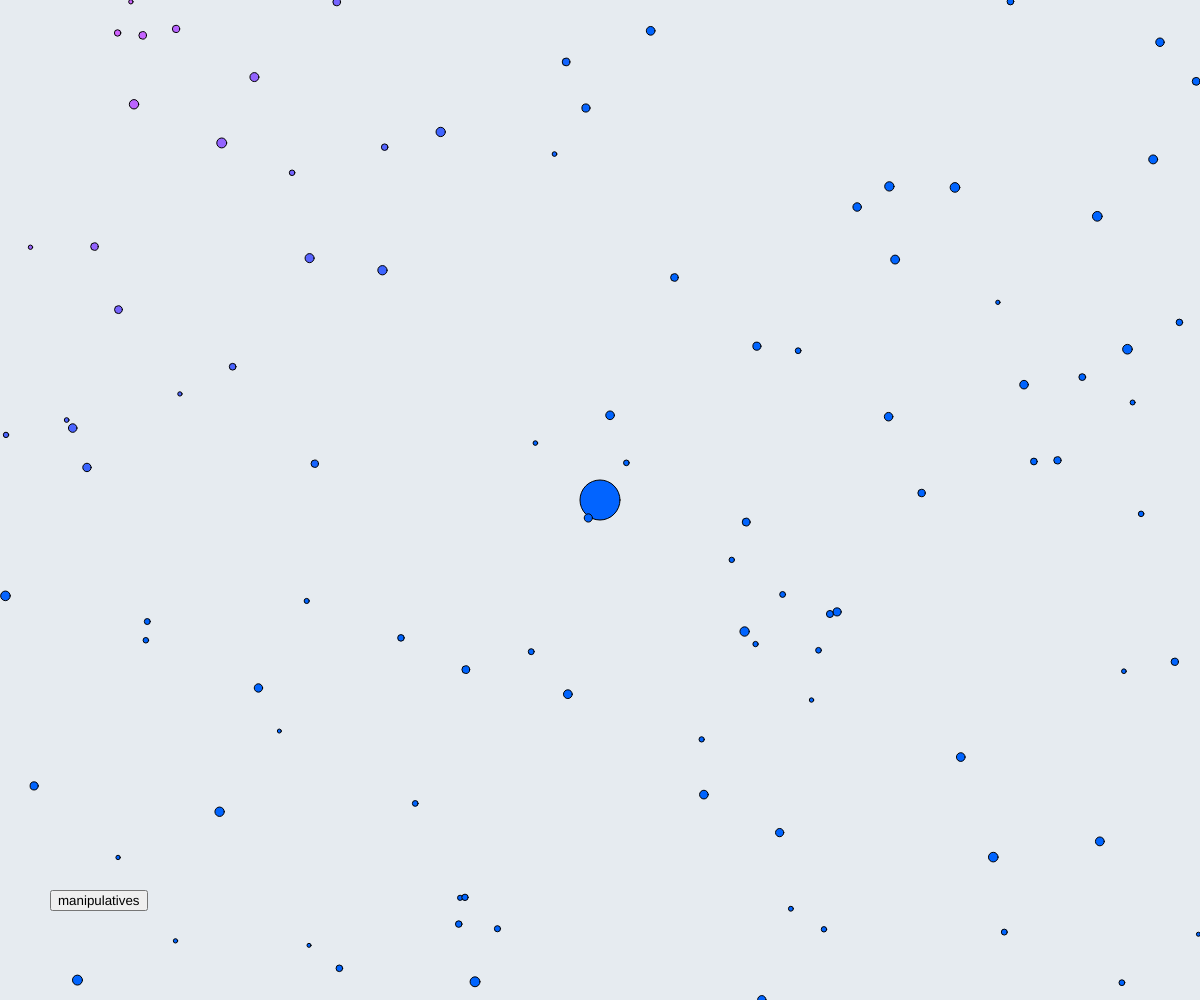
Frame 1 (no input)
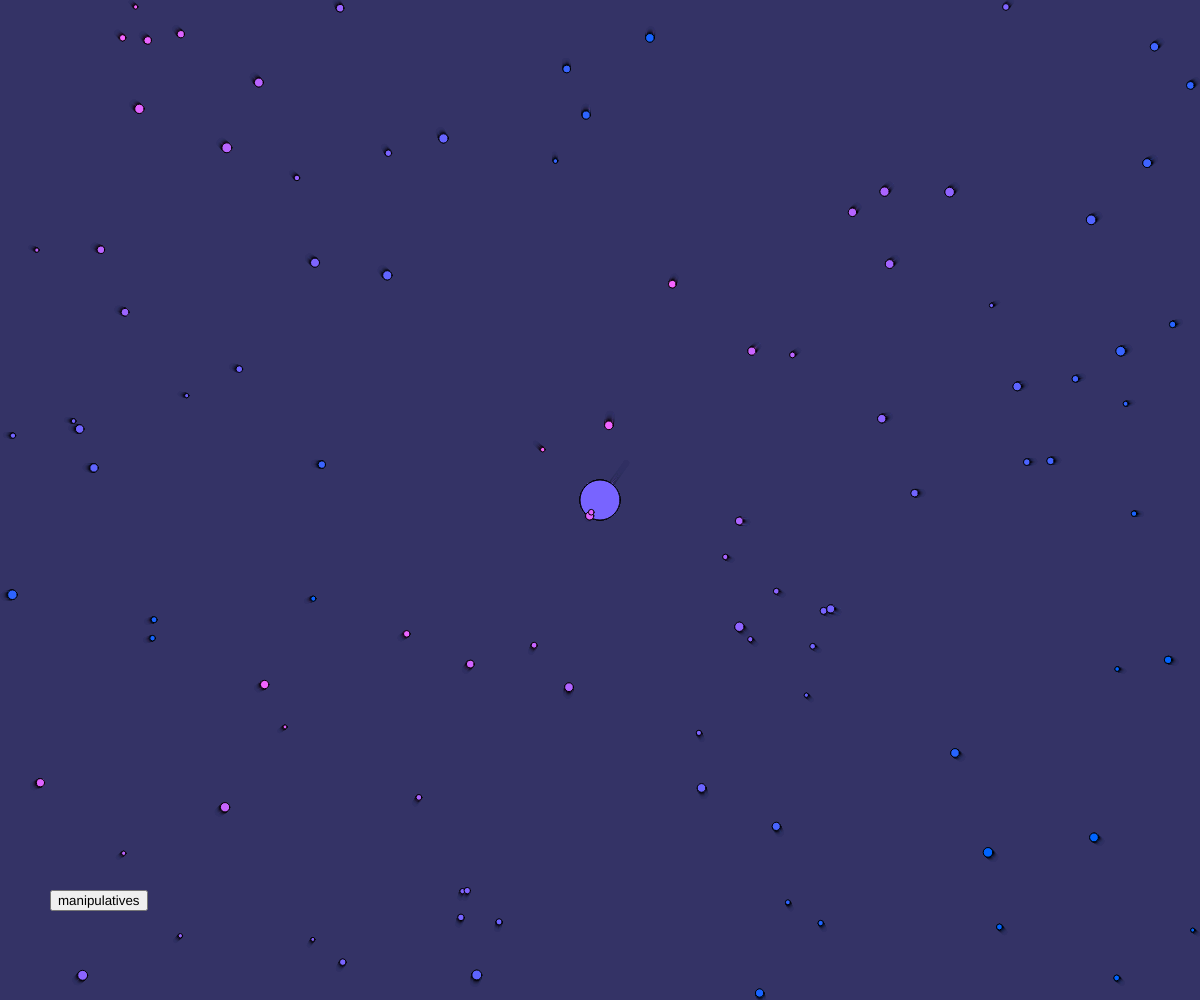
Frame 60 (no input)
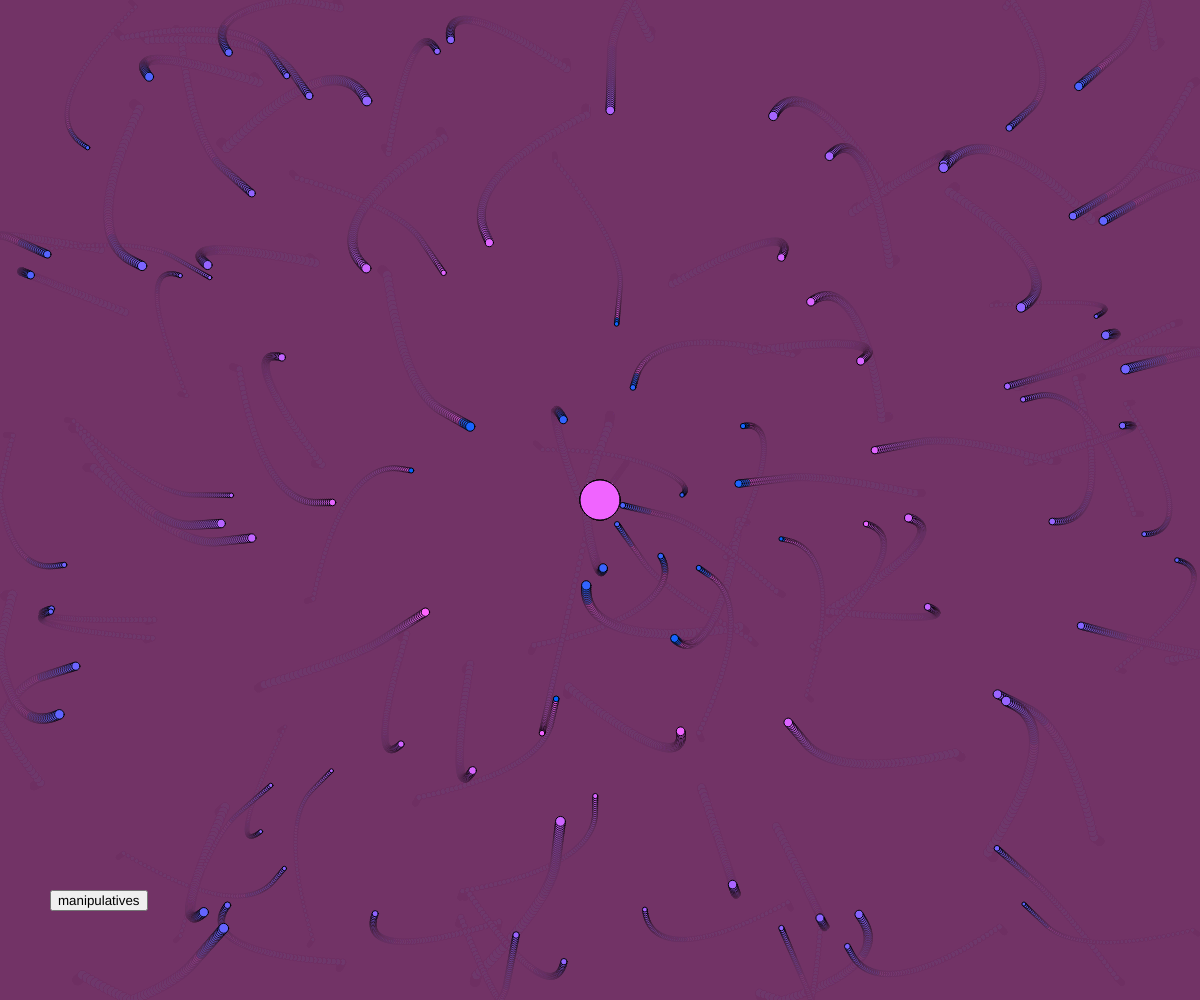
Frame 120 (the mouse pressed at the canvas centre since frame 60)

The p5.js sketch that drew these frames (run headless with seeded random() and noise() and a simulated clock; from frame 60 on, the mouse is pressed at the canvas centre):

// p5.js sketch
// ── sketch.js
const particles = [];
let numParticles = 100;
let gravityEnabled = false;
const planetSize = 40;

// UI elements
let manipulativesBtn;
let manipulativesVisible = false;
let numParticlesSlider;
let planetGravitySlider;
let cursorGravitySlider;
let downwardGravitySlider;

// Add UI element variables
let numParticlesLabel;
let planetGravityLabel;
let cursorGravityLabel;
let downwardGravityLabel;

function setup() {
  createCanvas(windowWidth, windowHeight);

  // Create UI elements
  createUI();

  for (let i = 0; i < numParticles; i++) {
    particles.push(new Particle(random(width), random(height)));
  }
}

function draw() {
  background(frameCount % 256, 50, 100, 25);

  // Update variables based on UI
  numParticles = numParticlesSlider.value();
  const planetGravity = planetGravitySlider.value();
  const cursorGravity = cursorGravitySlider.value();
  const downwardGravity = downwardGravitySlider.value();

  // Update UI visibility
  manipulativesVisible ? showUI() : hideUI();

  // Adjust the particle count
  while (particles.length < numParticles) {
    particles.push(new Particle(random(width), random(height)));
  }
  while (particles.length > numParticles) {
    particles.pop();
  }

  const planetPos = createVector(width / 2, height / 2);
  fill((frameCount * 2) % 256, 100, 255);
  ellipse(planetPos.x, planetPos.y, planetSize);

  for (const particle of particles) {
    particle.update();
    particle.display();

    if (mouseX > 0 && mouseX < width && mouseY > 0 && mouseY < height) {
      particle.follow(createVector(mouseX, mouseY), cursorGravity);
    }

    if (gravityEnabled) {
      particle.applyGravity(downwardGravity);
    }

    particle.applyGravityToPlanet(planetPos, planetGravity);
  }
}

function createUI() {
  manipulativesBtn = createButton('manipulatives');
  manipulativesBtn.position(50, height - 110);
  manipulativesBtn.mousePressed(() => {
    manipulativesVisible = !manipulativesVisible;
  });

  numParticlesSlider = createSlider(0, 300, 100);
  numParticlesSlider.position(20, height - 140);
  numParticlesSlider.style('width', '100px');
  numParticlesLabel = createP('Particle Count');
  numParticlesLabel.position(20, height - 170);

  planetGravitySlider = createSlider(0, 5, 1, 0.1);
  planetGravitySlider.position(80, height - 80);
  planetGravitySlider.style('width', '100px');
  planetGravityLabel = createP('Planet Gravity');
  planetGravityLabel.position(80, height - 110);

  cursorGravitySlider = createSlider(0, 5, 2, 0.1);
  cursorGravitySlider.position(20, height - 80);
  cursorGravitySlider.style('width', '100px');
  cursorGravityLabel = createP('Cursor Gravity');
  cursorGravityLabel.position(20, height - 110);

  downwardGravitySlider = createSlider(0, 1, 0.1, 0.01);
  downwardGravitySlider.position(80, height - 140);
  downwardGravitySlider.style('width', '100px');
  downwardGravityLabel = createP('Downward Gravity');
  downwardGravityLabel.position(80, height - 170);
}
  
function showUI() {
  numParticlesSlider.show();
  planetGravitySlider.show();
  cursorGravitySlider.show();
  downwardGravitySlider.show();
  numParticlesLabel.show();
  planetGravityLabel.show();
  cursorGravityLabel.show();
  downwardGravityLabel.show();
}

  
function hideUI() {
  numParticlesSlider.hide();
  planetGravitySlider.hide();
  cursorGravitySlider.hide();
  downwardGravitySlider.hide();
  numParticlesLabel.hide();
  planetGravityLabel.hide();
  cursorGravityLabel.hide();
  downwardGravityLabel.hide();
}

  
  function mousePressed() {
    for (const particle of particles) {
      particle.scatter();
    }
  }
  
  function keyPressed() {
    if (key === "g" || key === "G") {
      gravityEnabled = !gravityEnabled;
    }
  }
  
  class Particle {
    constructor(x, y) {
      this.pos = createVector(x, y);
      this.vel = createVector();
      this.acc = createVector();
      this.size = random(4, 10);
    }
  
    update() {
      this.vel.add(this.acc);
      this.pos.add(this.vel);
      this.acc.mult(0);
  
      this.checkEdges();
    }
  
    display() {
      const distToMouse = dist(this.pos.x, this.pos.y, mouseX, mouseY);
      const fillColor = map(distToMouse, 0, width / 2, 255, 0);
      fill((frameCount * 5 + fillColor) % 256, 100, 255);
      ellipse(this.pos.x, this.pos.y, this.size);
    }
  
    follow(target, strength) {
      const desired = p5.Vector.sub(target, this.pos);
      desired.normalize();
      desired.mult(2);
      const steer = p5.Vector.sub(desired, this.vel);
      steer.limit(strength * 0.05);
      this.acc.add(steer);
    }
  
    scatter() {
      const scatterForce = p5.Vector.random2D();
      scatterForce.mult(5);
      this.acc.add(scatterForce);
    }
  
    applyGravity(force) {
      const gravity = createVector(0, force);
      this.acc.add(gravity);
    }
  
    applyGravityToPlanet(planetPos, strength) {
      const force = p5.Vector.sub(planetPos, this.pos);
      const distanceSq = constrain(force.magSq(), 100, 10000);
      const G = strength;
      const gForce = (G * planetSize) / distanceSq;
      force.setMag(gForce);
      this.acc.add(force);
    }
  
    checkEdges() {
      if (this.pos.x < 0 || this.pos.x > width) {
        this.vel.x *= -1;
      }
      if (this.pos.y < 0 || this.pos.y > height) {
        this.vel.y *= -0.9;
      }
    }
  }
